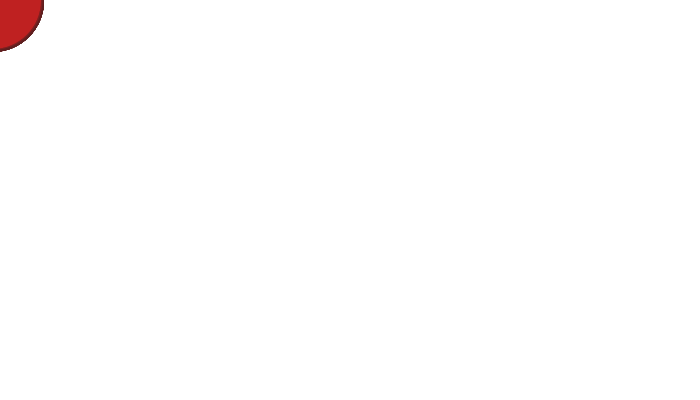
Frame 1 (no input)
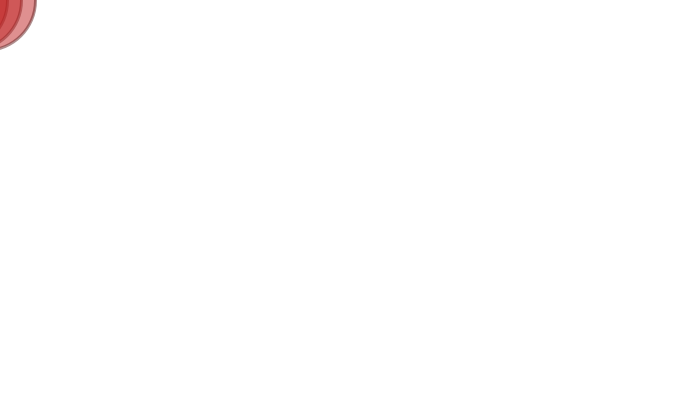
Frame 60 (the mouse pressed at the canvas centre just before this capture)
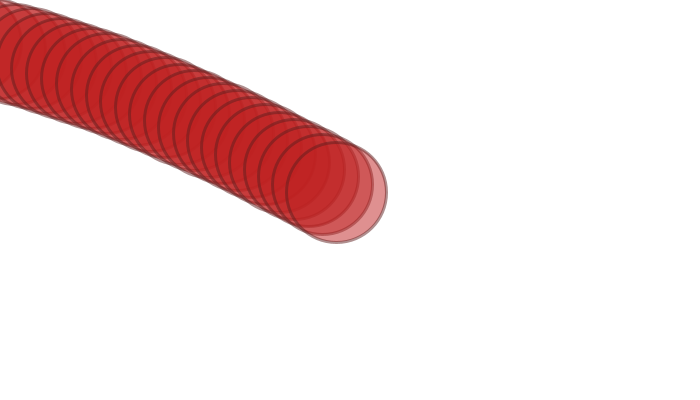
Frame 120 (the mouse held since frame 60 and released just before this capture)

The Processing sketch that drew these frames (run headless with seeded random() and noise(); from frame 60 on, the mouse is pressed at the canvas centre):

// Processing sketch: processing_710
// ── processing_710.pde

/**
 * Demonstrates how to combine Following and Easing using 
 * Object Oriented Principles.  Inspired by the Follow and Easing
 * examples included with processing.
 * 
 * @author Myer Nore
 * @version Monday, December 8
 **/

// SECTION 1: INTERFACES ////////////////////////////////////////////
/** This interface describes something that 
  * has a discrete, obtainable position.
  */
interface Locatable
{
  /** displays the object at the correct position **/
  void display();
  float getX();
  float getY();
}

/** This interface describes something that 
  * can be moved around OR warped around.
  * you must be able to call display to execute
  * the entire display cycle.
  */
interface Controllable extends Locatable
{
  void setDestination( float x, float y );
  void setPosition( float x, float y );
  void setSpeed( float dx, float dy );
}

// SECTION 2: CLASSES ///////////////////////////////////////
/** This Thing class encapsulates something that 
  * is locatable, and controllable either by 
  * setting speed or by setting a destination.
  * the appearance is separated from the positioning,
  * so you must define appearance if you extend this class. 
  */
abstract class Thing implements Controllable 
{
  float x, y, xSpeed, ySpeed, destinationX, destinationY;

  void display()
  {
    move();
    pushMatrix();
    pushStyle();
    translate( x, y );
    appearance();
    popStyle();
    popMatrix();
  }
  
  void setDestination( float x, float y )
  {
    this.destinationX = x;
    this.destinationY = y;  
  }
  
  void setPosition( float x, float y )
  {
    this.x = x;
    this.y = y;
  }
 
  void setSpeed( float dx, float dy )
  {
    this.xSpeed = dx;
    this.ySpeed = dy;
  }
  
  float getX()
  {
    return this.x;
  }
  
  float getY()
  {
    return this.y;
  }
  
  /** the appearance method must draw the object
    * at 0, 0.
    */
  abstract void appearance();
  
  /** 
   * the move method is in charge of changing
   * the values of x and y according to rules
   * using the xSpeed and ySpeed or using
   * the easing.
   **/
  abstract void move();
}

/** this is a class that implements "easing" movement. **/
abstract class SoftMover extends Thing
{
  float easing;
  
  SoftMover()
  {
    this.easing = .5;
  }
  
  void setEasing( float easing )
  {
    this.easing = easing;
  }
  
  void move()
  {
    float dx = destinationX - x;
    float dy = destinationY - y;
    if( abs( dx ) > 1 )
    {
      x += dx * easing;
    }
    if( abs( dy ) > 1 )
    {
      y += dy * easing;
    }
  }
  
  abstract void appearance();
}

/** an "easing" ball. **/
class Ball extends SoftMover
{
  void appearance()
  {
    fill( #BF2121, 127 );
    stroke( #5F1E1E, 127 );
    strokeWeight( 3 );
    ellipse( 0, 0, 100, 100 );
  }
}

/** A Queue is a Thing that holds Things.  **/ 
class Queue extends Thing
{ 
  float segmentLength; 
  ArrayList followers; 
 
  /** you must provide a Thing to start the queue. **/ 
  Queue( Thing leader ) 
  { 
    segmentLength = 15; 
    followers = new ArrayList(); 
    // as wacky as it sounds, this object 
    // is going to be the first object in the collection 
    followers.add( leader ); 
  } 
 
  void addFollower( Controllable follower ) 
  { 
    followers.add( follower ); 
  } 
  
 void move()
  {
    Controllable leader; 
    Controllable follower; 
    for( int i = 0; i < followers.size()-1; i++ ) 
    { 
      leader = (Controllable) followers.get( i ); 
      follower = (Controllable) followers.get( i+1 ); 
      control( leader, follower ); 
    }
  }
  
  void appearance() 
  { 
    Controllable leader; 
    Controllable follower; 
    for( int i = followers.size()-1; i > 0; i-- ) 
    { 
      leader = (Controllable) followers.get( i ); 
      leader.display(); 
    } 
  } 
 
  /** 
   * This is the juicy part where the position of each follower 
   * is determined by the one directly in front. 
   **/ 
  void control( Controllable leader, Controllable follower ) 
  { 
    // find the difference in x between two consecutive balls 
    float changeInX = leader.getX() - follower.getX(); 
    // find the difference in y between two consecutive balls 
    float changeInY = leader.getY() - follower.getY(); 
    // find the angle by using the inverse tangent 
    float angle = atan2( changeInY, changeInX ); 
    // the new follower x coordinate is defined as a certain  
    // distance from the x coordinate of the leader 
    // cos( angle ) produces values from zero to one,  
    // so segmentLength scales them to a certain distance. 
    float newX = leader.getX() - cos(angle) * segmentLength; 
    float newY = leader.getY() - sin(angle) * segmentLength; 
    follower.setDestination( newX, newY );
  }
  
  void setPosition( float x, float y )
  {
    Controllable leader = (Controllable) followers.get( 0 ); 
    leader.setPosition( x, y );    
  }
}

// SECTION 3: PROCESSING CODE ///////////////////////////////////

Ball leader;
Queue queue;
int numberOfFollowers;

void setup()
{
  size( 700, 400 );
  smooth();
  leader = new Ball(); 
  queue = new Queue( leader ); 
  numberOfFollowers = 50; 
  for( int i = 0; i < numberOfFollowers; i++ ) 
  { 
    queue.addFollower( new Ball() ); 
  } 
}

void draw()
{
  background( 255, 1 );
  queue.setPosition( mouseX, mouseY );
  queue.display();
}
    
